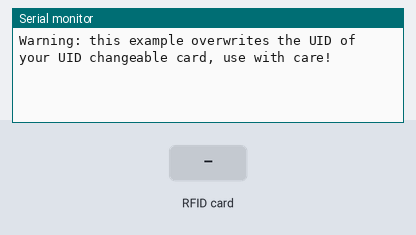
A sketch run on a simulated Arduino Uno, built with avr-gcc and run on an emulated ATmega328P. Parts: the last lines printed to the serial monitor. The inputs (shaded band) are chosen by the test bench.

Above: at 1.2 s.
1.3 s: RFID card B3 E1 00 91 held to the reader
At 2.1 s:
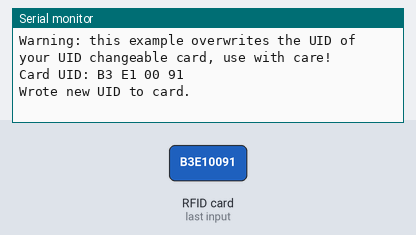
2.8 s: RFID card 5E 7A 19 C4 held to the reader
At 4.0 s:
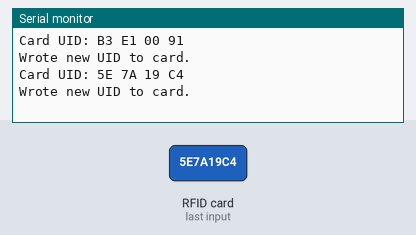

Measured:
- after the input at 1.3 s, the serial monitor: prints a new line after 0.05 s (image 1)
- after the input at 2.8 s, the serial monitor: prints a new line at once (image 2)

The sketch:

rfid_change_uid.ino
```cpp
// (licence header left out)
#include <SPI.h>
#include <MFRC522.h>

#define RST_PIN   9     // Configurable, see typical pin layout above
#define SS_PIN    10    // Configurable, see typical pin layout above

MFRC522 mfrc522(SS_PIN, RST_PIN);   // Create MFRC522 instance

/* Set your new UID here! */
#define NEW_UID {0xB3, 0xE1, 0x00, 0x91}

MFRC522::MIFARE_Key key;

void setup() {
  Serial.begin(9600);  // Initialize serial communications with the PC
  while (!Serial);     // Do nothing if no serial port is opened (added for Arduinos based on ATMEGA32U4)
  SPI.begin();         // Init SPI bus
  mfrc522.PCD_Init();  // Init MFRC522 card
  Serial.println(F("Warning: this example overwrites the UID of your UID changeable card, use with care!"));

  // Prepare key - all keys are set to FFFFFFFFFFFFh at chip delivery from the factory.
  for (byte i = 0; i < 6; i++) {
    key.keyByte[i] = 0xFF;
  }
}

// Setting the UID can be as simple as this:
//void loop() {
//  byte newUid[] = NEW_UID;
//  if ( mfrc522.MIFARE_SetUid(newUid, (byte)4, true) ) {
//    Serial.println("Wrote new UID to card.");
//  }
//  delay(1000);
//}

// But of course this is a more proper approach
void loop() {

  // Reset the loop if no new card present on the sensor/reader. This saves the entire process when idle. And if present, select one.
  if ( ! mfrc522.PICC_IsNewCardPresent() || ! mfrc522.PICC_ReadCardSerial() ) {
    delay(50);
    return;
  }

  // Now a card is selected. The UID and SAK is in mfrc522.uid.

  // Dump UID
  Serial.print(F("Card UID:"));
  for (byte i = 0; i < mfrc522.uid.size; i++) {
    Serial.print(mfrc522.uid.uidByte[i] < 0x10 ? " 0" : " ");
    Serial.print(mfrc522.uid.uidByte[i], HEX);
  }
  Serial.println();

  // Dump PICC type
//  MFRC522::PICC_Type piccType = mfrc522.PICC_GetType(mfrc522.uid.sak);
//  Serial.print(F("PICC type: "));
//  Serial.print(mfrc522.PICC_GetTypeName(piccType));
//  Serial.print(F(" (SAK "));
//  Serial.print(mfrc522.uid.sak);
//  Serial.print(")\r\n");
//  if (  piccType != MFRC522::PICC_TYPE_MIFARE_MINI
//    &&  piccType != MFRC522::PICC_TYPE_MIFARE_1K
//    &&  piccType != MFRC522::PICC_TYPE_MIFARE_4K) {
//    Serial.println(F("This sample only works with MIFARE Classic cards."));
//    return;
//  }

  // Set new UID
  byte newUid[] = NEW_UID;
  if ( mfrc522.MIFARE_SetUid(newUid, (byte)4, true) ) {
    Serial.println(F("Wrote new UID to card."));
  }

  // Halt PICC and re-select it so DumpToSerial doesn't get confused
  mfrc522.PICC_HaltA();
  if ( ! mfrc522.PICC_IsNewCardPresent() || ! mfrc522.PICC_ReadCardSerial() ) {
    return;
  }

  // Dump the new memory contents
  Serial.println(F("New UID and contents:"));
  mfrc522.PICC_DumpToSerial(&(mfrc522.uid));

  delay(2000);
}
```
